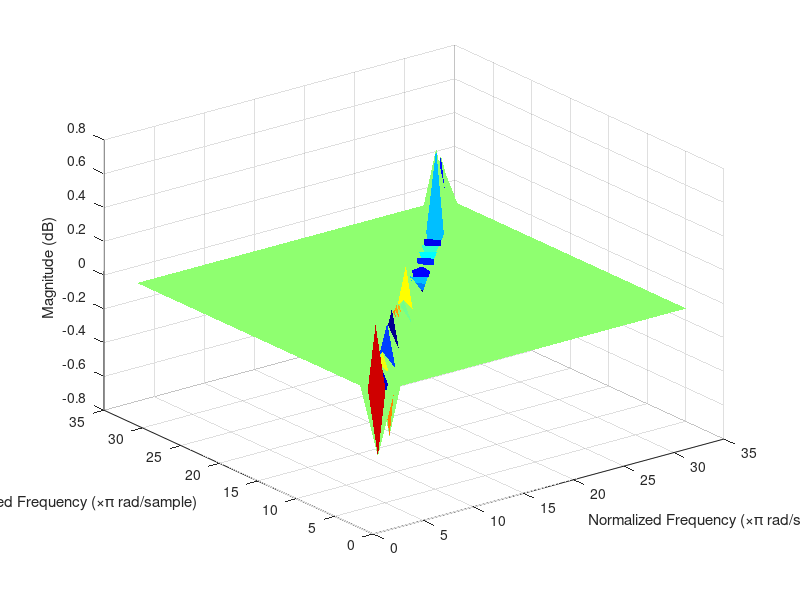

MATLAB code to generate this figure: (Note: this script raises an error after producing the figure.)
% Volterra MWSAF       Multi Structured Wavelet-domain Adaptive Filter Demo
% 
% by A. Castellani & S. Cornell [Universit� Politecnica delle Marche]

addpath '../../Common';             % Functions in Common folder
clear all;  
close all;

%% Unidentified System parameters

NL_system.order = 2; 

M1 = 256; % length of first order volterra kernel
M2 = 32; % length of second order volterra kernel

NL_system.M = [M1, M2];

gains = [1, 1];
%NL_system = create_volterra_sys(order, M, gains, 'nlsys1'); 
ker1 = rand(M1,1)-0.5; 
% ker1(2) = gains(2);
ker2 = diag(rand(M2,1)-0.5); 
% ker2(10,10) = gains(2);
% ker2 = gains(2).*eye(M2,M2); 

NL_system.Responses = {ker1, ker2};
    

%plot 2-D kernel 
if NL_system.order ==2
    
    figure;
    n_points = 1024;
    w = linspace(-1,1, n_points);
    res = fft2(NL_system.Responses{2}, n_points, n_points);
%     surf(w, w, 20*log10(fftshift((abs(res)))), 'LineStyle', 'none');
    surf([1:M2], [1:M2], NL_system.Responses{2}, 'LineStyle', 'none');
    colormap(jet);

    % Create zlabel
    zlabel('Magnitude (dB)');

    % Create ylabel
    ylabel('Normalized Frequency (\times\pi rad/sample)');
 
     % Create xlabel
    xlabel('Normalized Frequency (\times\pi rad/sample)');
 

    grid on;
       
end


% Adaptive filter parameters

mu = [0.1, 0.1];                 % Step sizes for different kernels 

level = [2];                  % Levels of Wavelet decomposition for different kernels
filters = 'db1';               % Set wavelet type for different kernels
DWT_flag = 0; 
Q = 0; 

% Run parameters
iter = 1.0*80000;                % Number of iterations



%%
tic;
% Adaptation process
fprintf('Wavelet type: %s, levels: %d, step size = %f \n', filters, level, mu);
[un,dn,vn] = GenerateResponses_Volterra(iter, NL_system ,sum(100*clock),1,40); %iter, b, seed, ARtype, SNR
% [un,dn,vn] = GenerateResponses_speech_Volterra(NL_system,'SpeechSample.mat');

% nonlinear model 


S = Volterra_Init(NL_system.M, mu, level, filters); 
% S = MWSAFinit(M,mu,level,filters,Q);


[en, S] = Volterra_2ord_adapt(un, dn, S);                

    

err_sqr = en.^2;
    
fprintf('Total time = %.3f mins \n',toc/60);

figure;         % Plot MSE
q = 0.99; MSE = filter((1-q),[1 -q],err_sqr);
hold on; plot((0:length(MSE)-1)/1024,10*log10(MSE));
axis([0 iter/1024 -60 10]);
xlabel('Number of iterations (\times 1024 input samples)'); 
ylabel('Mean-square error (with delay)'); grid on;
fprintf('MSE = %.2f dB\n', mean(10*log10(MSE(end-2048:end))))




% % linear model
% 
% M=256; 
% level =1; 
% filters = 'db2';
% mu = 0.1;
% 
% S = SWAFinit(M, mu, level, filters); 
% [en, S] = MWSAFadapt_DWT(un, dn, S); 
% 
% err_sqr = en.^2;
%     
% fprintf('Total time = %.3f mins \n',toc/60);
% 
% figure;         % Plot MSE
% q = 0.99; MSE = filter((1-q),[1 -q],err_sqr);
% hold on; plot((0:length(MSE)-1)/1024,10*log10(MSE));
% axis([0 iter/1024 -60 10]);
% xlabel('Number of iterations (\times 1024 input samples)'); 
% ylabel('Mean-square error (with delay)'); grid on;
% fprintf('MSE = %.2f dB\n', mean(10*log10(MSE(end-2048:end))))



% figure;                          % Plot misalignment
% hold on; plot((0:length(EML)-1)/1024,10*log10(EML));
% xlabel('Number of iterations (\times 1024 input samples)'); 
% ylabel('Misalignment (dB)');
% grid on;


% %% time domain parameters
% fs = 512; % samples per sec
% freq = 100; % frequency
% dt = 1/fs; 
% 
% %% impulse response
% delta = [1; zeros(fs-2-1,1)];
% figure; 
% subplot(2,1,1)
% stem(delta);
% title('Input Signal'); 
% % axis([0 10 -1.5 1.5])
% out_resp = SWAFtest_WAVPACK_v2(delta, S, Ovr); 
% subplot(2,1,2)
% stem(out_resp);
% title('Output Signal-Estimated System vs True');
% hold on; 
% real_resp = filter(b, 1, delta);
% stem(real_resp); 
% % axis([0 2*M -1.5 1.5])
% 
% %% sine test signal 
% amplitude = 1; 
% leng = 1;
% input_sine = amplitude*sin(2*pi*freq*(0:dt:leng-dt));
% 
% figure; 
% subplot(2,2,1)
% plot(input_sine);
% title('Input Signal'); 
% out_sine = SWAFtest_WAVPACK_v2(input_sine, S, Ovr); 
% subplot(2,2,2)
% plot(out_sine);
% title('Output Signal - Estimated System vs True');
% hold on; 
% real_sys = filter(b,1,input_sine);
% plot(real_sys); legend('Estim', 'True');
% 
% %% FFT 
% N = 2*fs;
% faxis = linspace(-fs/2,fs/2,N);
% 
% subplot(2, 2, 3);
% fft_true = abs(fft(input_sine, N)/N);
% plot(faxis, fftshift(fft_true)); 
% xlabel('Frequency');
% 
% subplot(2, 2, 4);
% fft_out_est = abs(fft(out_sine, N)/N);
% plot(faxis, fftshift(fft_out_est)); 
% xlabel('Frequency');
% hold on; 
% fft_out_true = abs(fft(real_sys,N)/N);
% plot(faxis, fftshift(fft_out_true));
